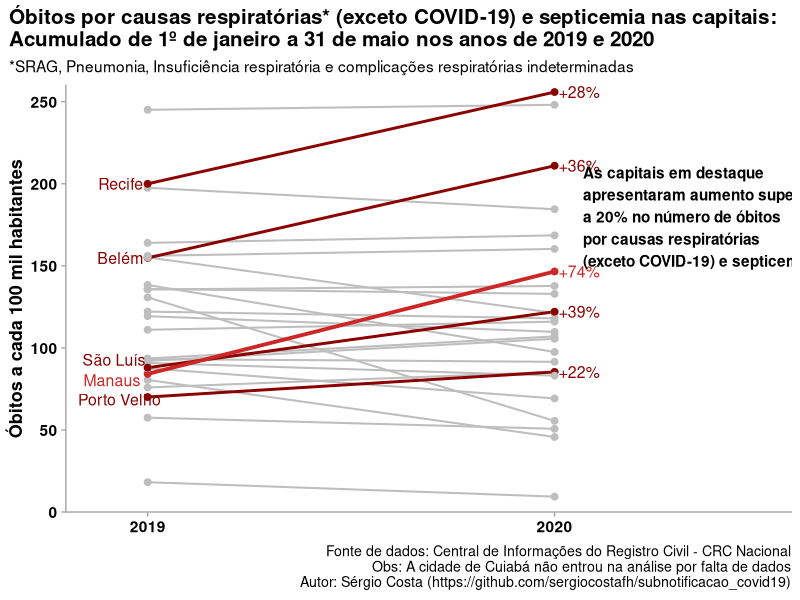
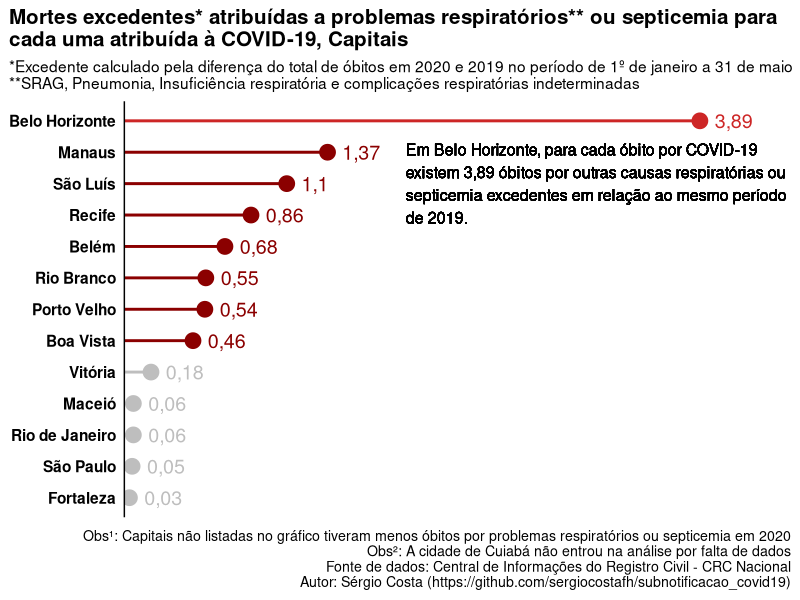
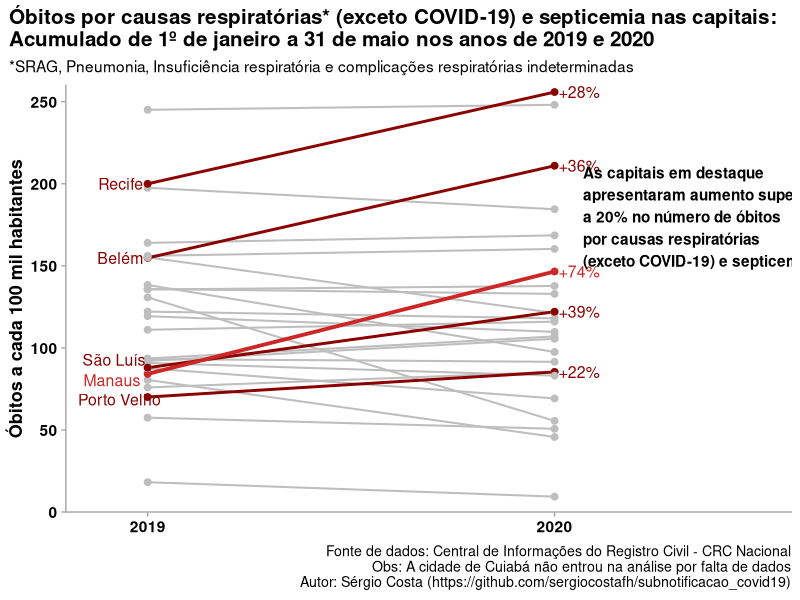
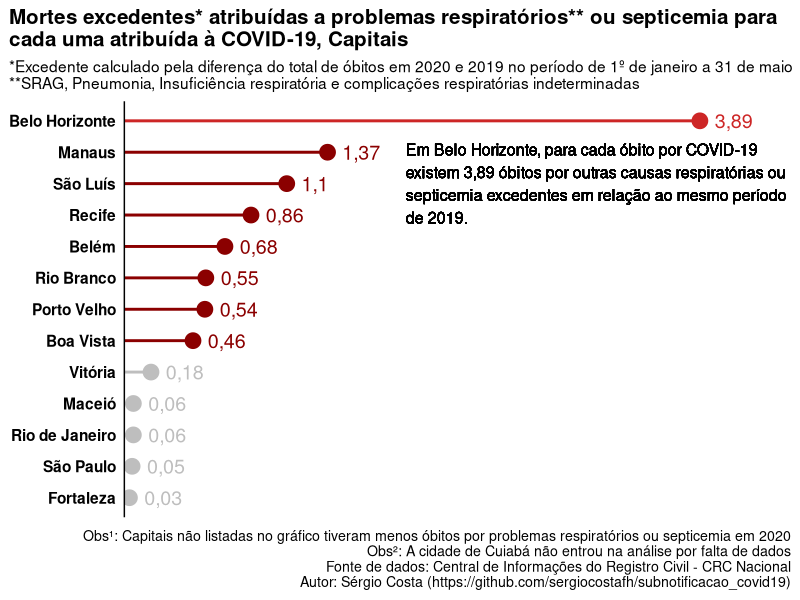

The R script that drew these images, in order:
library(ggplot2)
library(tidyverse)
library(ggrepel)

subn <- readxl::read_excel('dados.xlsx')%>%filter(!Causa%in%c('OUTRAS'))%>%
  mutate(Grupo_causa=case_when(Causa=='COVID'~'COVID-19',
                               TRUE~'SRAG/SEPSE/INSUFICIENCIA RESPIRATORIA/PNEUMONIA/INDETERMINADA'))%>%
  group_by(Ano,Grupo_causa,Município)%>%
  summarise(Óbitos=sum(Óbitos*100000/População))

subn_comp <- filter(subn,Grupo_causa!='COVID-19')%>%spread(Ano,Óbitos)%>%
  mutate(dif=`2020`/`2019`)%>%
  arrange(-dif)

top5 <- subn_comp$Município[1:5]
subn_comp <- left_join(subn_comp,spread(filter(subn,Grupo_causa=='COVID-19'),Grupo_causa,Óbitos)%>%ungroup%>%select(-Ano))%>%
  mutate(excedente=`2020`-`2019`,razao=excedente/`COVID-19`)


subn$Município <- factor(subn$Município,levels=rev(unique(subn_comp$Município)),ordered=TRUE)

ggplot()+
  geom_line(aes(x=Ano,y=`Óbitos`,color=`Município`,size=`Município`),filter(subn,Grupo_causa!='COVID-19'),show.legend = FALSE)+
  geom_point(aes(x=Ano,y=`Óbitos`,color=`Município`),size=2,filter(subn,Grupo_causa!='COVID-19'),show.legend = FALSE)+
  geom_text_repel(aes(x=2019,y=`Óbitos`,label=Município,color=Município),force=.001,size=4,nudge_x=-.01,hjust=1,filter(subn,Grupo_causa!='COVID-19',Ano==2019,Município%in%top5),show.legend=FALSE)+
  geom_text(aes(x=2020,y=`2020`,label=paste0('+',round((dif-1)*100),'%'),color=Município),nudge_x=.01 ,size=4,hjust=0,filter(subn_comp,Município%in%top5),show.legend=FALSE)+
  geom_text(aes(x=2020.07,y=180,
                label='As capitais em destaque \napresentaram aumento superior \na 20% no número de óbitos \npor causas respiratórias \n(exceto COVID-19) e septicemia.'),
            hjust=0,fontface='bold')+
  labs(y='Óbitos a cada 100 mil habitantes',
    title='Óbitos por causas respiratórias* (exceto COVID-19) e septicemia nas capitais: \nAcumulado de 1º de janeiro a 31 de maio nos anos de 2019 e 2020',
       subtitle='*SRAG, Pneumonia, Insuficiência respiratória e complicações respiratórias indeterminadas',
       caption='Fonte de dados: Central de Informações do Registro Civil - CRC Nacional
    Obs: A cidade de Cuiabá não entrou na análise por falta de dados
    Autor: Sérgio Costa (https://github.com/sergiocostafh/subnotificacao_covid19)')+
  scale_color_manual(values=c(rep('gray',21),rep('darkred',4),'firebrick3'))+
  scale_size_manual(values=c(rep(.7,21),rep(1,4),1.3))+
  scale_x_continuous(limits=c(2018.88,2020.5),breaks=c(2019,2020))+
  scale_y_continuous(expand=c(0,0),limits=c(0,260))+
  cowplot::theme_cowplot(font_size = 13)+
  theme(axis.line = element_line(color='darkgray'),
        axis.ticks = element_line(color='darkgray'),
        axis.text = element_text(color='black',face='bold'),
        axis.title.y = element_text(color='black',face='bold'),
        axis.title.x = element_blank(),
        plot.title.position = 'plot')

  ggsave('subn.png',plot=last_plot(),dpi=300,height=8,width=9)

  
subn_comp <- subn_comp%>%arrange(razao)%>%mutate(Município=factor(Município,levels=unique(Município),ordered=TRUE))
ggplot(filter(subn_comp,razao>0))+
  geom_segment(aes(x=Município,xend=Município,y=0,yend=razao,color=Município),size=1,show.legend=FALSE)+
  geom_point(aes(x=Município,y=razao,color=Município),size=5,show.legend=FALSE)+
  geom_text(aes(x=Município,y=razao+.1,color=Município,label=prettyNum(round(razao,2),decimal.mark = ',')),hjust=0,size=5,show.legend=FALSE)+
  geom_text(aes(x=11,y=1.9,
                label='Em Belo Horizonte, para cada óbito por COVID-19 \nexistem 3,89 óbitos por outras causas respiratórias ou \nsepticemia excedentes em relação ao mesmo período \nde 2019.'),
            hjust=0,size=4)+
  scale_y_continuous(expand=c(0,0),limits=c(NA,4.5))+
  scale_color_manual(values=c(rep('gray',5),rep('darkred',7),'firebrick3'))+
  labs(title='Mortes excedentes* atribuídas a problemas respiratórios** ou septicemia para \ncada uma atribuída à COVID-19, Capitais',
       subtitle='*Excedente calculado pela diferença do total de óbitos em 2020 e 2019 no período de 1º de janeiro a 31 de maio\n**SRAG, Pneumonia, Insuficiência respiratória e complicações respiratórias indeterminadas',
       caption='Obs¹: Capitais não listadas no gráfico tiveram menos óbitos por problemas respiratórios ou septicemia em 2020
       Obs²: A cidade de Cuiabá não entrou na análise por falta de dados
       Fonte de dados: Central de Informações do Registro Civil - CRC Nacional
    Autor: Sérgio Costa (https://github.com/sergiocostafh/subnotificacao_covid19)')+
  coord_flip()+
  cowplot::theme_cowplot(font_size = 13)+
  theme(axis.text.y = element_text(color='black',face='bold'),
        axis.title = element_blank(),
        plot.title.position = 'plot',
        axis.text.x=element_blank(),
        axis.line.x = element_blank(),
        axis.ticks = element_blank())

ggsave('subn2.png',plot=last_plot(),dpi=300,height=6,width=8)  


